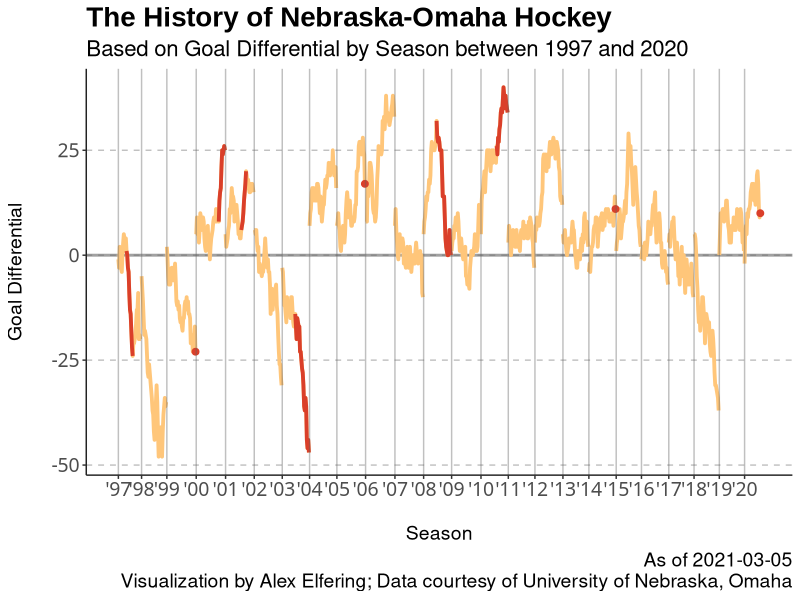

The R script that drew this image:
library(tidyverse)
library(stringi)
library(zoo)
library(lubridate)

uno_hockey <- read.csv('UNO Hockey.csv',
                       fileEncoding="UTF-8-BOM")

days.of.week <- paste('\\(', weekdays(x=as.Date(seq(7), origin="1950-01-01")), '\\)', sep = '')
ot.games <- c('OT', '1OT', '2OT', '3OT')

# data cleaning
clean_hockey <- uno_hockey %>%
  select(-Time,
         -City,
         -Tournament) %>%
  # removing games that are yet to happen or have been cancelled
  filter(!Result %in% c('', 'Canceled')) %>%
  # remove all non-score elements in the results column
  mutate(Result = gsub("\\s*\\([^\\)]+\\)","",as.character(Result)),
         Result = stri_trim_both(str_remove_all(Result, paste(ot.games, collapse = "|"))) ) %>%
  # split the results column to create a 'Points For' and 'Points Against' column, respectively
  separate(sep = ', ',
           col = 'Result',
           into = c('Result', 'Score')) %>%
  mutate(Score = str_replace_all(Score, pattern=" ", repl=""),
         Score = gsub('-', ' ', Score)) %>%
  separate(sep = ' ',
           col = 'Score',
           into = c('Team.Points', 'Opp.Points')) %>%
  group_by(Season) %>%
  # identify games won, lost, and tied and WLT records
  # also calculating margin and total goals scored and allowed
  mutate(Team.Points = as.numeric(Team.Points),
         Opp.Points = as.numeric(Opp.Points),
         Wins = ifelse(Team.Points > Opp.Points, 1, 0),
         Loses = ifelse(Team.Points < Opp.Points, 1, 0),
         Ties = ifelse(Team.Points == Opp.Points, 1, 0),
         Margin = Team.Points-Opp.Points,
         Rolling.Wins = cumsum(Wins),
         Rolling.Losses = cumsum(Loses),
         Rolling.Ties = cumsum(Ties),
         Points.Scored = cumsum(Team.Points),
         Points.Allowed = cumsum(Opp.Points),
         Rolling.Margin = cumsum(Margin)) %>%
  ungroup() %>%
  # counting win, lose, and tie streaks
  mutate(Win.Streak = ave(Wins, cumsum(Wins==0), FUN = seq_along) - 1,
         Lose.Streak = ave(Loses, cumsum(Loses==0), FUN = seq_along) - 1,
         Tie.Streak = ave(Ties, cumsum(Ties==0), FUN = seq_along) - 1,
         Streak.Status = case_when(Win.Streak > 0 ~ 'W',
                                   Lose.Streak > 0 ~ 'L',
                                   Tie.Streak > 0 ~ 'T')) %>%
  mutate(Games = row_number()) %>%
  mutate(Date = stri_trim_both(str_remove_all(Date, paste(days.of.week, collapse = "|"))),
         Date = mdy(format(mdy(Date), "%m/%d/%Y")) )

# exploratory analysis
# how did UNO perform at the end of every season?
clean_hockey %>%
  group_by(Season) %>%
  slice(which.max(Date)) %>%
  unite(Final.Record, 
        c('Rolling.Wins',
          'Rolling.Losses',
          'Rolling.Ties'),
        sep = '-') %>%
  select(Season,
         Final.Record,
         Rolling.Margin,
         Points.Scored,
         Points.Allowed) %>%
  arrange(desc(Rolling.Margin))

# create a data frame to label the x-axis correctly
season_lines <- clean_hockey %>%
  group_by(Season) %>%
  summarise(FirstGame = min(Games),
            LastGame = max(Games)) %>%
  ungroup() %>%
  mutate(Season.Label = paste("'", substr(Season, 3, 4), sep = ''))

# identify games to annotate in the final visualization
lines_for_annotation <- clean_hockey %>%
  filter((Season == 2003 & Games >= 260 & Games <= 280) | 
           (Season == 2000 & Games >= 148 & Games <= 157) |
           (Season == 1997 & Games >= 13 & Games <= 22) |
           (Season == 2001 & Games >= 181 & Games <= 188) |
           (Season == 2008 & Games >= 467 & Games <= 488) |
           (Season == 2010 & Games >= 555 & Games <= 571))

# and how did UNO perform in these annotated sections?
lines_for_annotation %>%
  group_by(Season) %>%
  summarise(Wins = sum(Wins),
            Losses = sum(Loses),
            Ties = sum(Ties),
            Points.For = sum(Team.Points),
            Points.Against = sum(Opp.Points)) %>%
  ungroup()

# identify single games where UNO performed well
annotation_geom_point <- clean_hockey %>%
  filter((Season == 2014 & Games == 729) |
           (Season == 1999 & Games == 114) |
           (Season == 2005 & Games == 362) |
           (Season == 2020 & Games == max(Games)))


# the final visualization
ggplot(clean_hockey,
       aes(x = Games,
           y = Rolling.Margin,
           group = Season)) +
  scale_x_continuous(limits=c(min(season_lines$FirstGame),
                              max(season_lines$LastGame)),
                     breaks = season_lines$FirstGame,
                     labels = season_lines$Season.Label) +
  geom_hline(yintercept = 0,
             color = '#636363',
             size = 1,
             alpha = 0.6) +
  geom_line(color = '#ffc67a',
            size = 1.3) +
  geom_line(data = lines_for_annotation,
            mapping = aes(x = Games,
                          y = Rolling.Margin,
                          group = Season),
            size = 1.3,
            color = '#da3f2a') +
  geom_point(data = annotation_geom_point,
             mapping = aes(x = Games,
                           y = Rolling.Margin,
                           group = Season),
             color = '#da3f2a',
             size = 2) +
  geom_vline(data = season_lines,
             aes(xintercept = FirstGame),
             #linetype = 'dashed',
             color = '#636363',
             alpha = 0.4) +
  labs(title = 'The History of Nebraska-Omaha Hockey',
       subtitle = paste('Based on Goal Differential by Season between ' , min(clean_hockey$Season), ' and ', max(clean_hockey$Season), sep = ''),
       caption = paste('As of ', max(clean_hockey$Date), '\nVisualization by Alex Elfering; Data courtesy of University of Nebraska, Omaha', sep = ''),
       x = '\nSeason',
       y = 'Goal Differential\n') +
  theme(plot.title = element_text(face = 'bold', size = 20, family = 'Arial'),
        legend.position = 'none',
        legend.background=element_blank(),
        legend.key=element_blank(),
        plot.subtitle = element_text(size = 16, family = 'helvetica'),
        plot.caption = element_text(size = 14, family = 'helvetica'),
        axis.title = element_text(size = 14, family = 'helvetica'),
        axis.text = element_text(size = 14, family = 'Lucida Console'),
        strip.text = ggplot2::element_text(size = 14, hjust = 0, face = 'bold', color = 'black', family = 'Lucida Console'),
        strip.background = element_rect(fill = NA),
        panel.background = ggplot2::element_blank(),
        axis.line = element_line(colour = "#222222", linetype = "solid"),
        panel.grid.major.y = element_line(colour = "#c1c1c1", linetype = "dashed"),
        panel.grid.major.x = element_blank()) 










